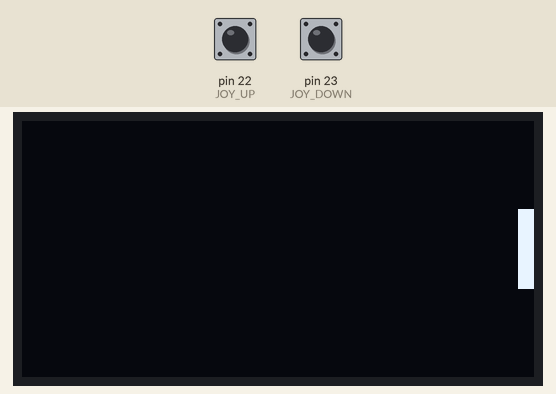
A sketch run on a simulated Arduino Mega 2560, built with avr-gcc and run on an emulated ATmega2560. Shown: 128×64 one-colour display. The test bench sets the inputs (shaded band); at power-on: pin 22 (JOY_UP) HIGH, pin 23 (JOY_DOWN) HIGH. What the sketch prints to the serial monitor is not drawn.

Above: at 1.2 s.
1.3 s: pin 22 (JOY_UP) pulled LOW for 1 s
At 2.9 s:
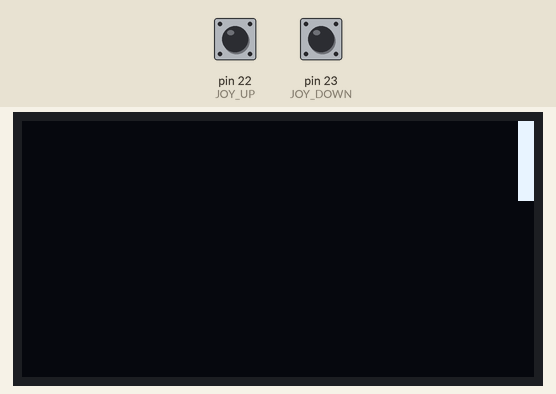
3.8 s: pin 23 (JOY_DOWN) pulled LOW for 1 s
At 6.0 s:
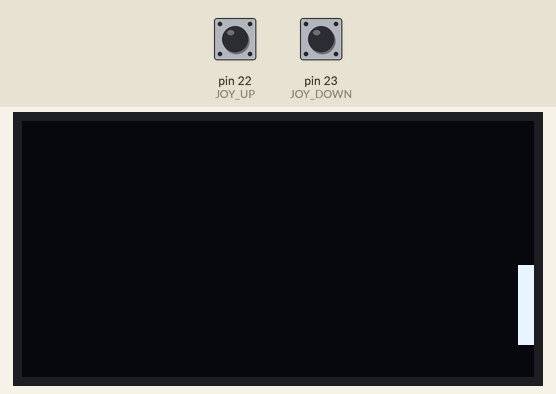
6.3 s: pin 23 (JOY_DOWN) pulled LOW for 0.15 s
At 7.4 s:
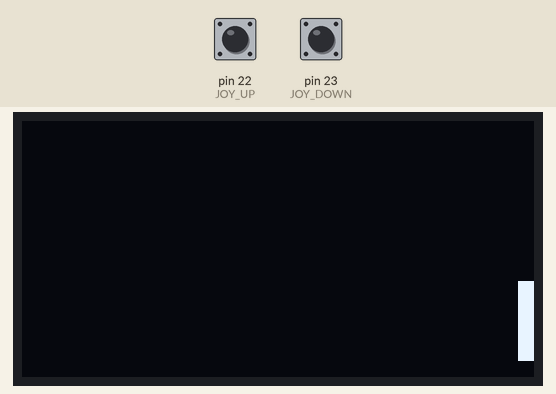
Timing chart, 0 to 9.3 s (numbered marks = the images above; inputs shaded):
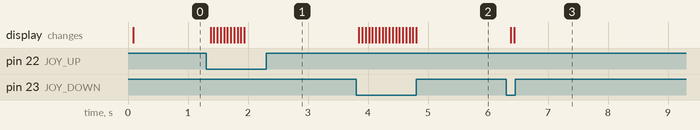

The sketch:

bevege_plate.ino
```cpp
#include <Arduino.h>
#include <Adafruit_GFX.h>
#include <Adafruit_SSD1306.h>
#include <SPI.h>

const int JOY_RIGHT = 17;
const int JOY_LEFT  = 18;
const int JOY_CLICK = 19;
const int JOY_UP    = 22;
const int JOY_DOWN  = 23;

#define OLED_DC         6
#define OLED_CS         10
#define OLED_RESET      5
#define SCREEN_WIDTH    128
#define SCREEN_HEIGHT   64
Adafruit_SSD1306 display(SCREEN_WIDTH, SCREEN_HEIGHT, &SPI, OLED_DC, OLED_RESET, OLED_CS);

// --- Platevariabler ---
int platePosition = 22;       // startposisjon for platen
const int plateHeight = 20; // høyde på platen


void setup()
{
    Serial.begin(9600);

    // INPUT_PULLUP: aktiverer en intern motstand som holder pinnen høy når ingen trykker (for å unngå flimmer i signalet)
    pinMode(JOY_LEFT, INPUT_PULLUP);
    pinMode(JOY_RIGHT, INPUT_PULLUP);
    pinMode(JOY_UP, INPUT_PULLUP);
    pinMode(JOY_DOWN, INPUT_PULLUP);
    pinMode(JOY_CLICK, INPUT_PULLUP);
    Serial.println("Klar til å lese joystick!"); // serial print sender tekst/tall fra teensy til pc

    // starter oled skjerm
  if (!display.begin(SSD1306_SWITCHCAPVCC))
  {
    Serial.println(F("ERROR: display.begin() failed."));
    while (true) delay(1000);
  }

  display.clearDisplay();
  display.display();
  Serial.println("Skjerm OK. Klar til bruk!");
}

void loop()
{

    // les joystick og oppdater posisjon
    if (digitalRead(JOY_UP) == LOW && platePosition > 0)
    {
        platePosition -= 2;  // flytt opp
    }

    if (digitalRead(JOY_DOWN) == LOW && platePosition < SCREEN_HEIGHT - plateHeight)
    {
        platePosition += 2;  // flytt ned
    }


    display.clearDisplay();
    display.fillRect(SCREEN_WIDTH - 4, platePosition, 4, plateHeight, SSD1306_WHITE); // tegner et rektangel
    display.display();

    delay(30); // for jevn bevegelse
}
```

Measured:
- after the input at 1.3 s, the display: first changes after 0.08 s (image 1 shows a later state)
- after the input at 3.8 s, the display: first changes after 0.05 s (image 2 shows a later state)
- after the input at 6.3 s, the display: first changes after 0.08 s (image 3 shows a later state)
